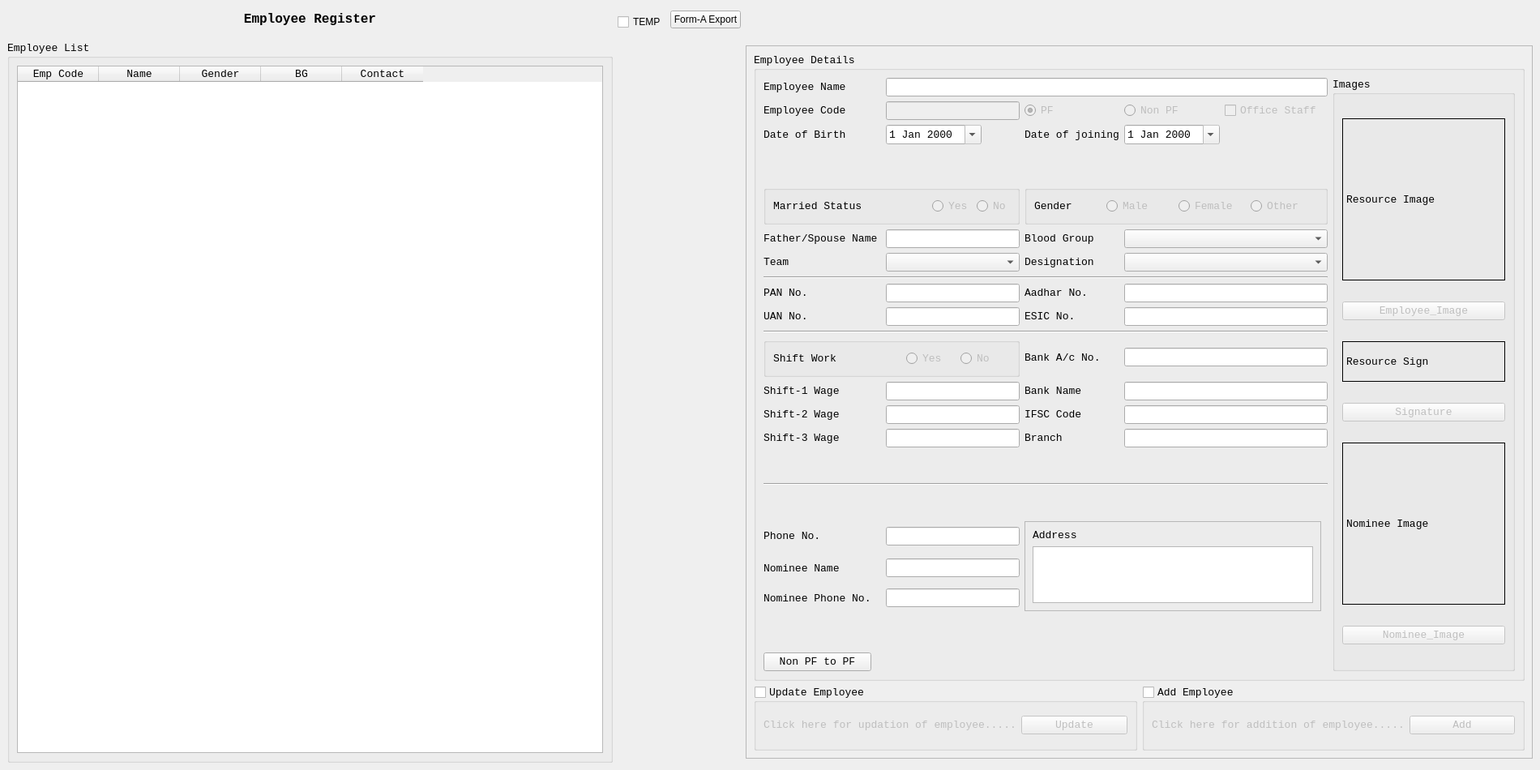
<?xml version="1.0" encoding="UTF-8"?>
<ui version="4.0">
 <class>MWin_Register</class>
 <widget class="QMainWindow" name="MWin_Register">
  <property name="enabled">
   <bool>true</bool>
  </property>
  <property name="geometry">
   <rect>
    <x>0</x>
    <y>0</y>
    <width>1900</width>
    <height>950</height>
   </rect>
  </property>
  <property name="sizePolicy">
   <sizepolicy hsizetype="Expanding" vsizetype="Expanding">
    <horstretch>0</horstretch>
    <verstretch>0</verstretch>
   </sizepolicy>
  </property>
  <property name="minimumSize">
   <size>
    <width>0</width>
    <height>0</height>
   </size>
  </property>
  <property name="maximumSize">
   <size>
    <width>16777215</width>
    <height>16777215</height>
   </size>
  </property>
  <property name="windowTitle">
   <string>MainWindow</string>
  </property>
  <widget class="QWidget" name="CWin_Register">
   <layout class="QGridLayout" name="gridLayout_11">
    <item row="0" column="0">
     <widget class="QLabel" name="NEX_Title">
      <property name="minimumSize">
       <size>
        <width>0</width>
        <height>30</height>
       </size>
      </property>
      <property name="maximumSize">
       <size>
        <width>16777215</width>
        <height>100</height>
       </size>
      </property>
      <property name="font">
       <font>
        <family>Courier New</family>
        <pointsize>12</pointsize>
        <weight>75</weight>
        <bold>true</bold>
       </font>
      </property>
      <property name="text">
       <string>&lt;html&gt;&lt;head/&gt;&lt;body&gt;&lt;p align=&quot;center&quot;&gt;Employee Register&lt;/p&gt;&lt;/body&gt;&lt;/html&gt;</string>
      </property>
     </widget>
    </item>
    <item row="0" column="1" rowspan="2">
     <widget class="QCheckBox" name="Temp_View">
      <property name="text">
       <string>TEMP</string>
      </property>
     </widget>
    </item>
    <item row="3" column="0">
     <widget class="QGroupBox" name="NEX_EmployeeList">
      <property name="sizePolicy">
       <sizepolicy hsizetype="Expanding" vsizetype="Expanding">
        <horstretch>0</horstretch>
        <verstretch>0</verstretch>
       </sizepolicy>
      </property>
      <property name="maximumSize">
       <size>
        <width>800</width>
        <height>16777215</height>
       </size>
      </property>
      <property name="font">
       <font>
        <family>Courier New</family>
        <pointsize>10</pointsize>
       </font>
      </property>
      <property name="title">
       <string>Employee List</string>
      </property>
      <layout class="QGridLayout" name="gridLayout_8">
       <item row="1" column="0">
        <widget class="QTableWidget" name="OQTB_EmployeeList">
         <property name="font">
          <font>
           <family>Courier New</family>
           <pointsize>10</pointsize>
          </font>
         </property>
         <column>
          <property name="text">
           <string>Emp Code</string>
          </property>
         </column>
         <column>
          <property name="text">
           <string>Name</string>
          </property>
         </column>
         <column>
          <property name="text">
           <string>Gender</string>
          </property>
         </column>
         <column>
          <property name="text">
           <string>BG</string>
          </property>
         </column>
         <column>
          <property name="text">
           <string>Contact</string>
          </property>
         </column>
        </widget>
       </item>
      </layout>
     </widget>
    </item>
    <item row="3" column="3">
     <widget class="QFrame" name="NEX_frame">
      <property name="maximumSize">
       <size>
        <width>1100</width>
        <height>880</height>
       </size>
      </property>
      <property name="frameShape">
       <enum>QFrame::StyledPanel</enum>
      </property>
      <property name="frameShadow">
       <enum>QFrame::Raised</enum>
      </property>
      <layout class="QGridLayout" name="gridLayout_3">
       <item row="1" column="1">
        <widget class="QGroupBox" name="GB_Add_Emp">
         <property name="font">
          <font>
           <family>Courier New</family>
           <pointsize>10</pointsize>
          </font>
         </property>
         <property name="title">
          <string>Add Employee</string>
         </property>
         <property name="checkable">
          <bool>true</bool>
         </property>
         <property name="checked">
          <bool>false</bool>
         </property>
         <layout class="QGridLayout" name="gridLayout_5">
          <item row="1" column="0">
           <widget class="QLabel" name="NEX_label_3">
            <property name="text">
             <string>Click here for addition of employee.....</string>
            </property>
           </widget>
          </item>
          <item row="1" column="1">
           <widget class="QPushButton" name="IQPB_Add">
            <property name="text">
             <string>Add</string>
            </property>
           </widget>
          </item>
         </layout>
        </widget>
       </item>
       <item row="1" column="0">
        <widget class="QGroupBox" name="GB_UpdateEmp">
         <property name="maximumSize">
          <size>
           <width>16777215</width>
           <height>80</height>
          </size>
         </property>
         <property name="font">
          <font>
           <family>Courier New</family>
           <pointsize>10</pointsize>
           <weight>50</weight>
           <bold>false</bold>
          </font>
         </property>
         <property name="title">
          <string>Update Employee</string>
         </property>
         <property name="checkable">
          <bool>true</bool>
         </property>
         <property name="checked">
          <bool>false</bool>
         </property>
         <layout class="QGridLayout" name="gridLayout">
          <item row="1" column="0">
           <widget class="QLabel" name="NEX_label">
            <property name="text">
             <string>Click here for updation of employee.....</string>
            </property>
           </widget>
          </item>
          <item row="1" column="1">
           <widget class="QPushButton" name="IQPB_Update">
            <property name="text">
             <string>Update</string>
            </property>
           </widget>
          </item>
         </layout>
        </widget>
       </item>
       <item row="0" column="0" colspan="2">
        <widget class="QGroupBox" name="NEX_EmployeeDetails">
         <property name="maximumSize">
          <size>
           <width>16777215</width>
           <height>16777215</height>
          </size>
         </property>
         <property name="font">
          <font>
           <family>Courier New</family>
           <pointsize>10</pointsize>
          </font>
         </property>
         <property name="styleSheet">
          <string notr="true">font: 10pt &quot;Courier New&quot;;</string>
         </property>
         <property name="title">
          <string>Employee Details</string>
         </property>
         <layout class="QGridLayout" name="gridLayout_2">
          <item row="1" column="7">
           <widget class="QRadioButton" name="IQRB_PF">
            <property name="enabled">
             <bool>false</bool>
            </property>
            <property name="maximumSize">
             <size>
              <width>80</width>
              <height>16777215</height>
             </size>
            </property>
            <property name="text">
             <string>PF</string>
            </property>
            <property name="checked">
             <bool>true</bool>
            </property>
           </widget>
          </item>
          <item row="6" column="0">
           <widget class="QLabel" name="NEX_label_94">
            <property name="text">
             <string>Team</string>
            </property>
           </widget>
          </item>
          <item row="15" column="0" rowspan="2" colspan="12">
           <widget class="Line" name="line_3">
            <property name="orientation">
             <enum>Qt::Horizontal</enum>
            </property>
           </widget>
          </item>
          <item row="14" column="0" colspan="2">
           <widget class="QLabel" name="NEX_label_49">
            <property name="text">
             <string>Shift-3 Wage</string>
            </property>
           </widget>
          </item>
          <item row="12" column="0" colspan="2">
           <widget class="QLabel" name="NEX_label_40">
            <property name="text">
             <string>Shift-1 Wage</string>
            </property>
           </widget>
          </item>
          <item row="11" column="8" colspan="4">
           <widget class="QLineEdit" name="IQLE_BankAcNo">
            <property name="readOnly">
             <bool>true</bool>
            </property>
           </widget>
          </item>
          <item row="13" column="0" colspan="2">
           <widget class="QLabel" name="NEX_label_48">
            <property name="text">
             <string>Shift-2 Wage</string>
            </property>
           </widget>
          </item>
          <item row="12" column="8" colspan="4">
           <widget class="QLineEdit" name="IQLE_BankName">
            <property name="readOnly">
             <bool>true</bool>
            </property>
           </widget>
          </item>
          <item row="13" column="8" colspan="4">
           <widget class="QLineEdit" name="IQLE_IFSC">
            <property name="readOnly">
             <bool>true</bool>
            </property>
           </widget>
          </item>
          <item row="14" column="8" colspan="4">
           <widget class="QLineEdit" name="IQLE_Branch">
            <property name="readOnly">
             <bool>true</bool>
            </property>
           </widget>
          </item>
          <item row="1" column="0" colspan="2">
           <widget class="QLabel" name="NEX_label_4">
            <property name="text">
             <string>Employee Code</string>
            </property>
           </widget>
          </item>
          <item row="6" column="7">
           <widget class="QLabel" name="NEX_label_7">
            <property name="text">
             <string>Designation</string>
            </property>
           </widget>
          </item>
          <item row="6" column="8" colspan="4">
           <widget class="QComboBox" name="OQCB_Dept"/>
          </item>
          <item row="5" column="7">
           <widget class="QLabel" name="NEX_label_42">
            <property name="text">
             <string>Blood Group</string>
            </property>
           </widget>
          </item>
          <item row="8" column="8" colspan="4">
           <widget class="QLineEdit" name="IQLE_Aadhar">
            <property name="readOnly">
             <bool>true</bool>
            </property>
           </widget>
          </item>
          <item row="9" column="0" colspan="2">
           <widget class="QLabel" name="NEX_label_10">
            <property name="text">
             <string>UAN No.</string>
            </property>
           </widget>
          </item>
          <item row="9" column="7">
           <widget class="QLabel" name="NEX_label_9">
            <property name="text">
             <string>ESIC No.</string>
            </property>
           </widget>
          </item>
          <item row="9" column="8" colspan="4">
           <widget class="QLineEdit" name="IQLE_ESIC">
            <property name="readOnly">
             <bool>true</bool>
            </property>
           </widget>
          </item>
          <item row="8" column="7">
           <widget class="QLabel" name="NEX_label_19">
            <property name="text">
             <string>Aadhar No.</string>
            </property>
           </widget>
          </item>
          <item row="10" column="0" colspan="12">
           <widget class="Line" name="line_2">
            <property name="orientation">
             <enum>Qt::Horizontal</enum>
            </property>
           </widget>
          </item>
          <item row="8" column="0" colspan="2">
           <widget class="QLabel" name="NEX_label_11">
            <property name="text">
             <string>PAN No.</string>
            </property>
           </widget>
          </item>
          <item row="7" column="0" colspan="12">
           <widget class="Line" name="line">
            <property name="orientation">
             <enum>Qt::Horizontal</enum>
            </property>
           </widget>
          </item>
          <item row="4" column="0" colspan="7">
           <widget class="QGroupBox" name="groupBox_2">
            <property name="title">
             <string/>
            </property>
            <layout class="QGridLayout" name="gridLayout_6">
             <item row="0" column="0">
              <widget class="QLabel" name="NEX_label_21">
               <property name="text">
                <string>Married Status</string>
               </property>
              </widget>
             </item>
             <item row="0" column="3">
              <widget class="QRadioButton" name="IQRB_MrdNo">
               <property name="enabled">
                <bool>false</bool>
               </property>
               <property name="text">
                <string>No</string>
               </property>
               <property name="checkable">
                <bool>true</bool>
               </property>
              </widget>
             </item>
             <item row="0" column="2">
              <widget class="QRadioButton" name="IQRB_MrdYes">
               <property name="enabled">
                <bool>false</bool>
               </property>
               <property name="text">
                <string>Yes</string>
               </property>
               <property name="checkable">
                <bool>true</bool>
               </property>
              </widget>
             </item>
             <item row="0" column="1">
              <spacer name="horizontalSpacer_2">
               <property name="orientation">
                <enum>Qt::Horizontal</enum>
               </property>
               <property name="sizeType">
                <enum>QSizePolicy::Fixed</enum>
               </property>
               <property name="sizeHint" stdset="0">
                <size>
                 <width>80</width>
                 <height>20</height>
                </size>
               </property>
              </spacer>
             </item>
            </layout>
           </widget>
          </item>
          <item row="2" column="0">
           <widget class="QLabel" name="NEX_label_65">
            <property name="text">
             <string>Date of Birth</string>
            </property>
           </widget>
          </item>
          <item row="1" column="8" colspan="2">
           <widget class="QRadioButton" name="IQRB_NonPF">
            <property name="enabled">
             <bool>false</bool>
            </property>
            <property name="text">
             <string>Non PF</string>
            </property>
           </widget>
          </item>
          <item row="2" column="2">
           <widget class="QDateEdit" name="OQDE_DOB">
            <property name="readOnly">
             <bool>true</bool>
            </property>
            <property name="calendarPopup">
             <bool>true</bool>
            </property>
           </widget>
          </item>
          <item row="2" column="7">
           <widget class="QLabel" name="NEX_label_88">
            <property name="text">
             <string>Date of joining</string>
            </property>
           </widget>
          </item>
          <item row="4" column="7" colspan="5">
           <widget class="QGroupBox" name="groupBox_4">
            <property name="title">
             <string/>
            </property>
            <layout class="QGridLayout" name="gridLayout_7">
             <item row="0" column="0">
              <widget class="QLabel" name="NEX_label_23">
               <property name="text">
                <string>Gender</string>
               </property>
              </widget>
             </item>
             <item row="0" column="1">
              <widget class="QRadioButton" name="IQRB_Male">
               <property name="enabled">
                <bool>false</bool>
               </property>
               <property name="text">
                <string>Male</string>
               </property>
              </widget>
             </item>
             <item row="0" column="2">
              <widget class="QRadioButton" name="IQRB_Female">
               <property name="enabled">
                <bool>false</bool>
               </property>
               <property name="text">
                <string>Female</string>
               </property>
              </widget>
             </item>
             <item row="0" column="3">
              <widget class="QRadioButton" name="IQRB_Other">
               <property name="enabled">
                <bool>false</bool>
               </property>
               <property name="text">
                <string>Other</string>
               </property>
              </widget>
             </item>
            </layout>
           </widget>
          </item>
          <item row="5" column="8" colspan="4">
           <widget class="QComboBox" name="OQCB_BloodGroup"/>
          </item>
          <item row="19" column="0">
           <widget class="QLabel" name="NEX_label_92">
            <property name="text">
             <string>Nominee Phone No.</string>
            </property>
           </widget>
          </item>
          <item row="18" column="0">
           <widget class="QLabel" name="NEX_label_91">
            <property name="text">
             <string>Nominee Name</string>
            </property>
           </widget>
          </item>
          <item row="17" column="7" rowspan="3" colspan="4">
           <widget class="QFrame" name="frame">
            <property name="frameShape">
             <enum>QFrame::StyledPanel</enum>
            </property>
            <property name="frameShadow">
             <enum>QFrame::Raised</enum>
            </property>
            <layout class="QGridLayout" name="gridLayout_9">
             <item row="0" column="0">
              <widget class="QLabel" name="NEX_label_20">
               <property name="text">
                <string>Address</string>
               </property>
              </widget>
             </item>
             <item row="1" column="0">
              <widget class="QTextEdit" name="IQTE_Address">
               <property name="readOnly">
                <bool>true</bool>
               </property>
              </widget>
             </item>
            </layout>
           </widget>
          </item>
          <item row="9" column="2" colspan="5">
           <widget class="QLineEdit" name="IQLE_UAN">
            <property name="readOnly">
             <bool>true</bool>
            </property>
           </widget>
          </item>
          <item row="13" column="7">
           <widget class="QLabel" name="NEX_label_63">
            <property name="text">
             <string>IFSC Code</string>
            </property>
           </widget>
          </item>
          <item row="12" column="7">
           <widget class="QLabel" name="NEX_label_62">
            <property name="text">
             <string>Bank Name</string>
            </property>
           </widget>
          </item>
          <item row="14" column="7">
           <widget class="QLabel" name="NEX_label_64">
            <property name="text">
             <string>Branch</string>
            </property>
           </widget>
          </item>
          <item row="17" column="0">
           <widget class="QLabel" name="NEX_label_41">
            <property name="text">
             <string>Phone No.</string>
            </property>
           </widget>
          </item>
          <item row="11" column="7">
           <widget class="QLabel" name="NEX_label_43">
            <property name="text">
             <string>Bank A/c No.</string>
            </property>
           </widget>
          </item>
          <item row="8" column="2" colspan="5">
           <widget class="QLineEdit" name="IQLE_PAN">
            <property name="readOnly">
             <bool>true</bool>
            </property>
           </widget>
          </item>
          <item row="1" column="10">
           <widget class="QCheckBox" name="OQC_OfficeStaff">
            <property name="enabled">
             <bool>false</bool>
            </property>
            <property name="text">
             <string>Office Staff</string>
            </property>
           </widget>
          </item>
          <item row="0" column="12" rowspan="22">
           <widget class="QGroupBox" name="groupBox">
            <property name="minimumSize">
             <size>
              <width>225</width>
              <height>0</height>
             </size>
            </property>
            <property name="maximumSize">
             <size>
              <width>16777215</width>
              <height>16777215</height>
             </size>
            </property>
            <property name="title">
             <string>Images</string>
            </property>
            <layout class="QGridLayout" name="gridLayout_10">
             <item row="3" column="0">
              <widget class="QLabel" name="OQL_SignPhoto">
               <property name="sizePolicy">
                <sizepolicy hsizetype="Minimum" vsizetype="Minimum">
                 <horstretch>0</horstretch>
                 <verstretch>0</verstretch>
                </sizepolicy>
               </property>
               <property name="maximumSize">
                <size>
                 <width>16777215</width>
                 <height>50</height>
                </size>
               </property>
               <property name="frameShape">
                <enum>QFrame::Box</enum>
               </property>
               <property name="frameShadow">
                <enum>QFrame::Plain</enum>
               </property>
               <property name="text">
                <string>Resource Sign</string>
               </property>
              </widget>
             </item>
             <item row="2" column="0">
              <widget class="QPushButton" name="IQPB_PhotoBrowse">
               <property name="enabled">
                <bool>false</bool>
               </property>
               <property name="text">
                <string>Employee_Image</string>
               </property>
              </widget>
             </item>
             <item row="4" column="0">
              <widget class="QPushButton" name="OQL_Sign">
               <property name="enabled">
                <bool>false</bool>
               </property>
               <property name="text">
                <string>Signature</string>
               </property>
              </widget>
             </item>
             <item row="5" column="0">
              <widget class="QLabel" name="OQL_NomPhoto">
               <property name="sizePolicy">
                <sizepolicy hsizetype="Minimum" vsizetype="Preferred">
                 <horstretch>0</horstretch>
                 <verstretch>0</verstretch>
                </sizepolicy>
               </property>
               <property name="minimumSize">
                <size>
                 <width>0</width>
                 <height>200</height>
                </size>
               </property>
               <property name="maximumSize">
                <size>
                 <width>16777215</width>
                 <height>200</height>
                </size>
               </property>
               <property name="frameShape">
                <enum>QFrame::Box</enum>
               </property>
               <property name="text">
                <string>Nominee Image</string>
               </property>
              </widget>
             </item>
             <item row="6" column="0">
              <widget class="QPushButton" name="IQPB_NomPhotoBrowse">
               <property name="enabled">
                <bool>false</bool>
               </property>
               <property name="text">
                <string>Nominee_Image</string>
               </property>
              </widget>
             </item>
             <item row="1" column="0">
              <widget class="QLabel" name="OQL_EmpPhoto">
               <property name="sizePolicy">
                <sizepolicy hsizetype="Minimum" vsizetype="Minimum">
                 <horstretch>0</horstretch>
                 <verstretch>0</verstretch>
                </sizepolicy>
               </property>
               <property name="minimumSize">
                <size>
                 <width>100</width>
                 <height>0</height>
                </size>
               </property>
               <property name="maximumSize">
                <size>
                 <width>16777215</width>
                 <height>200</height>
                </size>
               </property>
               <property name="frameShape">
                <enum>QFrame::Box</enum>
               </property>
               <property name="text">
                <string>Resource Image</string>
               </property>
              </widget>
             </item>
            </layout>
           </widget>
          </item>
          <item row="11" column="0" colspan="7">
           <widget class="QGroupBox" name="groupBox_3">
            <property name="title">
             <string/>
            </property>
            <layout class="QGridLayout" name="gridLayout_4">
             <item row="0" column="2">
              <widget class="QRadioButton" name="IQRB_ShiftwrkYes">
               <property name="enabled">
                <bool>false</bool>
               </property>
               <property name="sizePolicy">
                <sizepolicy hsizetype="Minimum" vsizetype="Minimum">
                 <horstretch>0</horstretch>
                 <verstretch>0</verstretch>
                </sizepolicy>
               </property>
               <property name="text">
                <string>Yes</string>
               </property>
              </widget>
             </item>
             <item row="0" column="0">
              <widget class="QLabel" name="NEX_label_24">
               <property name="text">
                <string>Shift Work</string>
               </property>
              </widget>
             </item>
             <item row="0" column="3">
              <widget class="QRadioButton" name="IQRB_ShiftWrkNo">
               <property name="enabled">
                <bool>false</bool>
               </property>
               <property name="text">
                <string>No</string>
               </property>
              </widget>
             </item>
             <item row="0" column="1">
              <spacer name="horizontalSpacer">
               <property name="orientation">
                <enum>Qt::Horizontal</enum>
               </property>
               <property name="sizeType">
                <enum>QSizePolicy::Fixed</enum>
               </property>
               <property name="sizeHint" stdset="0">
                <size>
                 <width>80</width>
                 <height>0</height>
                </size>
               </property>
              </spacer>
             </item>
            </layout>
           </widget>
          </item>
          <item row="1" column="2" colspan="5">
           <widget class="QLineEdit" name="IQLE_EmpCode">
            <property name="enabled">
             <bool>false</bool>
            </property>
           </widget>
          </item>
          <item row="0" column="2" colspan="10">
           <widget class="QLineEdit" name="IQLE_EmpName">
            <property name="readOnly">
             <bool>true</bool>
            </property>
           </widget>
          </item>
          <item row="14" column="2" colspan="5">
           <widget class="QLineEdit" name="IQLE_Shift3Salary">
            <property name="readOnly">
             <bool>true</bool>
            </property>
           </widget>
          </item>
          <item row="19" column="2" colspan="5">
           <widget class="QLineEdit" name="IQLE_NomineePhNo">
            <property name="readOnly">
             <bool>true</bool>
            </property>
           </widget>
          </item>
          <item row="17" column="2" colspan="5">
           <widget class="QLineEdit" name="IQLE_PhoneNo">
            <property name="readOnly">
             <bool>true</bool>
            </property>
           </widget>
          </item>
          <item row="18" column="2" colspan="5">
           <widget class="QLineEdit" name="IQLE_NomineeName">
            <property name="readOnly">
             <bool>true</bool>
            </property>
           </widget>
          </item>
          <item row="13" column="2" colspan="5">
           <widget class="QLineEdit" name="IQLEShift2Salary">
            <property name="readOnly">
             <bool>true</bool>
            </property>
           </widget>
          </item>
          <item row="0" column="0" colspan="2">
           <widget class="QLabel" name="NEX_label_2">
            <property name="text">
             <string>Employee Name</string>
            </property>
           </widget>
          </item>
          <item row="12" column="2" colspan="5">
           <widget class="QLineEdit" name="IQLE_Shift1Salary">
            <property name="readOnly">
             <bool>true</bool>
            </property>
           </widget>
          </item>
          <item row="5" column="0" colspan="2">
           <widget class="QLabel" name="NEX_label_22">
            <property name="font">
             <font>
              <family>Courier New</family>
              <pointsize>10</pointsize>
              <weight>50</weight>
              <italic>false</italic>
              <bold>false</bold>
             </font>
            </property>
            <property name="styleSheet">
             <string notr="true"/>
            </property>
            <property name="text">
             <string>Father/Spouse Name</string>
            </property>
           </widget>
          </item>
          <item row="5" column="2" colspan="5">
           <widget class="QLineEdit" name="IQLE_FatherSpouse">
            <property name="readOnly">
             <bool>true</bool>
            </property>
           </widget>
          </item>
          <item row="6" column="2" colspan="5">
           <widget class="QComboBox" name="OQCB_Team"/>
          </item>
          <item row="2" column="8" colspan="2">
           <widget class="QDateEdit" name="OQDE_DOJ">
            <property name="readOnly">
             <bool>true</bool>
            </property>
            <property name="calendarPopup">
             <bool>true</bool>
            </property>
           </widget>
          </item>
          <item row="21" column="0">
           <widget class="QPushButton" name="NonPFTOPF">
            <property name="text">
             <string>Non PF to PF</string>
            </property>
           </widget>
          </item>
         </layout>
        </widget>
       </item>
      </layout>
     </widget>
    </item>
    <item row="0" column="2">
     <widget class="QPushButton" name="Form_Export_XL">
      <property name="text">
       <string>Form-A Export</string>
      </property>
     </widget>
    </item>
   </layout>
  </widget>
 </widget>
 <resources/>
 <connections/>
</ui>
